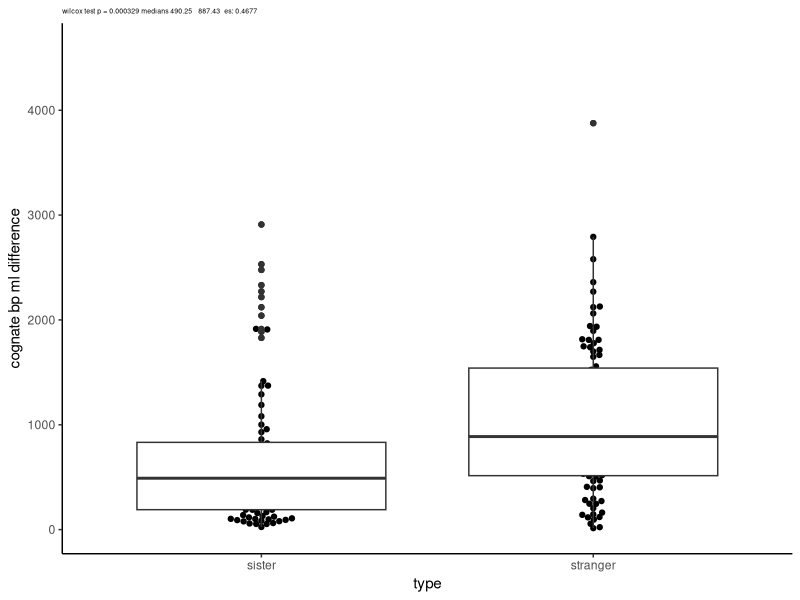
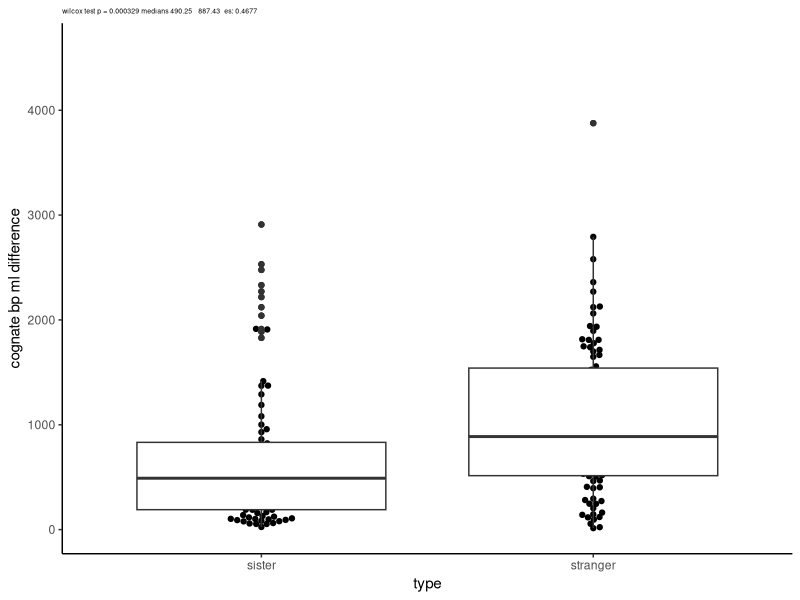

Write R code to recreate these figures, in order.
#branch point location analyses
#originally written 1/31/24
#edited 3/29/2024
#load packages------
library(dplyr)
library(ggbeeswarm)
theme_set(theme_classic())
getmode <- function(v) {
  uniqv <- unique(v)
  uniqv[which.max(tabulate(match(v, uniqv)))]
}
cohensd <- function(x,y){
  #absolute value of difference in group means
  diffinmeans <- abs(mean(x)-mean(y))
  #pooled standard deviation- root mean square of the standard deviations
  pooledsd <- sqrt(((sd(x)^2)+(sd(y)^2))/2)
  #cohens d
  return(diffinmeans/pooledsd)
}
#set working directory and load files------
setwd("C:/Users/emmamtk/Desktop/CSVs for paper")
pn.info <- read.csv('PN_info.csv')
bout.info <- read.csv('bouton_info_KCconnectivity.csv')[,1:12]
#make list of PNs with branch points ordered in L to M order-----
pnbranchpts <- list()
for(i in 1:nrow(pn.info)){
  pn <- pn.info$pn.bodyId[i]
  bps <- unique(bout.info$bp.x[bout.info$pn.bodyId== pn])
  bps <- bps[order(bps)]
  pnbranchpts[[i]] <- bps
  names(pnbranchpts)[i] <- pn
  pn.info$nbp[i] <- length(bps)
}
#pw distances between different types of PNs with the same number of branch points------
#for comparisons sake compute pairwise distances between each PN and a PN
#with the same number of branch points but different glomerulus
#for each neuron compute the pw distances btw the ML position of branch points with all PNs that aren't of the same type
#list of PNs with the X coordinates of their branch points
pwdist <- vector(length = 0)
for(n in 1:6){
  #PNs with the given number of branch points
  pns <- filter(pn.info, nbp ==n)
  #branch points of pns
  pnbps <- pnbranchpts[names(pnbranchpts)%in%pns$pn.bodyId]
  #glomeruli represented in the group
  gloms <- unique(pns$pn.glomerulus)
  #iterate through glomeruli, comparing each PN to PNs of different glomeruli avoiding redundant comparisons
  for(a in 1:(length(gloms)-1)){
    #pns in glom a
    glomapn <- pns$pn.bodyId[pns$pn.glomerulus%in%gloms[a]]
    #pns not in glom a that haven't been compared yet
    otherpn <- pns$pn.bodyId[pns$pn.glomerulus%in%gloms[(a+1):length(gloms)]]
    #compute pairwise distances between each PN belonging to glomA and otherpns
    for(i in 1:length(glomapn)){
      for(j in 1:length(otherpn)){
        pwdist <- c(pwdist,
                    abs(pnbps[names(pnbps)%in%glomapn[i]][[1]]-pnbps[names(pnbps)%in%otherpn[j]][[1]])
        )
      }
    }
    
  }
  
}
#filter out pn types with only 1 neuron--------------
for(i in 1:length(unique(pn.info$pn.glomerulus))){
  pn.info$nneuron[pn.info$pn.glomerulus==unique(pn.info$pn.glomerulus)[i]] <- 
    nrow(filter(pn.info, pn.glomerulus == unique(pn.info$pn.glomerulus)[i]))
}
pn.info <- pn.info[pn.info$nneuron!=1,]
bout.info <- bout.info[bout.info$pn.bodyId%in%pn.info$pn.bodyId,]
#make glomeruli dataframe to store comparisons in
glomeruli <-unique(pn.info[,c(3,6)])
#Pairwise distances between cognate BPs on PNs------
#for each glomerulus calculate pairwise differences in ml position of cognate branch points
#list that will hold the name of each glomerulus/ PN type and the vector of pw differences in ML location of 
#cognate branch points
glomdeltabp <- list()
for(g in 1:nrow(glomeruli)){
  #defines glomerulus of interest
  glom <- glomeruli$pn.glomerulus[g]
  #defines PNs that innervate the glomerulus of interest
  glom.pns <- pn.info$pn.bodyId[pn.info$pn.glomerulus==glom]
  #list that will hold x coordinates of branchpoints on PNs of this type
  pn.branchpt <- pnbranchpts[names(pnbranchpts)%in%glom.pns]
  #determine what the most common number of branch points is for PNs of this type
  glomeruli$nbp[g] <- getmode(lengths(pn.branchpt))
  #limit list of branch points to those with the most common number of branch points
  pn.branchpt <- pn.branchpt[lengths(pn.branchpt)%in%glomeruli$nbp[g]]
  #record how many neurons have the most common number of branch points
  glomeruli$neuronsbp[g] <- length(pn.branchpt)
  #compute pairwise distances between cognate branch points
  pwbpdist <- vector(length = 0)
  if(length(pn.branchpt) >1){
    for(p in 1:(length(pn.branchpt)-1)){
      for(q in (p+1):length(pn.branchpt)){
        pwbpdist <- c(pwbpdist,abs(pn.branchpt[[p]]-pn.branchpt[[q]]))
      }
    }
  }
  if(length(pn.branchpt)==1){
    pwbpdist <- c(pwbpdist,NA)
  }
  #store pairwise distances between cognate branch points
  glomdeltabp[[g]] <- pwbpdist
  #name list entry after the PN type/ glomerulus
  names(glomdeltabp)[g] <- glomeruli$pn.glomerulus[g]
}
#plot pairwise distances between cognate PNs and other PNs----
#get vector of pairwise distances between cognate branch points on sister PNs
pwsisterdist <- vector(length = 0)
for(i in 1:length(glomdeltabp)){
  pwsisterdist <- c(pwsisterdist, glomdeltabp[[i]])
}
pwsisterdist <- pwsisterdist[!is.na(pwsisterdist)]
#select 88 random stranger distances to plot
pwdist.rand <-unique(pwdist[round(runif(88,1,2818))])
#make data into a plottable data frame
plotdist <- as.data.frame(rbind(cbind(pwsisterdist, 'sister'),cbind(pwdist.rand, 'stranger')))
colnames(plotdist) <- c('distance', 'type')
#shapiro test for normality
shapiro.test(pwsisterdist)
shapiro.test(pwdist.rand)#data is nor normally distributed will do a wilcox rank sum test
#wilcox rank sum test 
test <- wilcox.test(pwsisterdist, pwdist.rand)
m1 <- round(median(pwsisterdist),2)
m2 <- round(median(pwdist.rand),2)
#cohensD for effect size
cd <- cohensd(pwsisterdist,pwdist.rand)
#plot data
ggplot(plotdist, aes(x= type, y = as.numeric(distance)))+geom_beeswarm()+
  geom_boxplot()+
  theme_classic()+
  ggtitle(paste("wilcox test p =",round(test$p.value,6),'medians',m1, ' ', m2,
                ' es:', round(cd, 4)))+
  theme(plot.title = element_text(size = 5))+
  ylab('cognate bp ml difference')+
  ylim(0,4600)
ggsave('cognatebp_ml_differences.pdf',
       device = 'pdf',
       width = 4,height =6 ,units = 'in')




